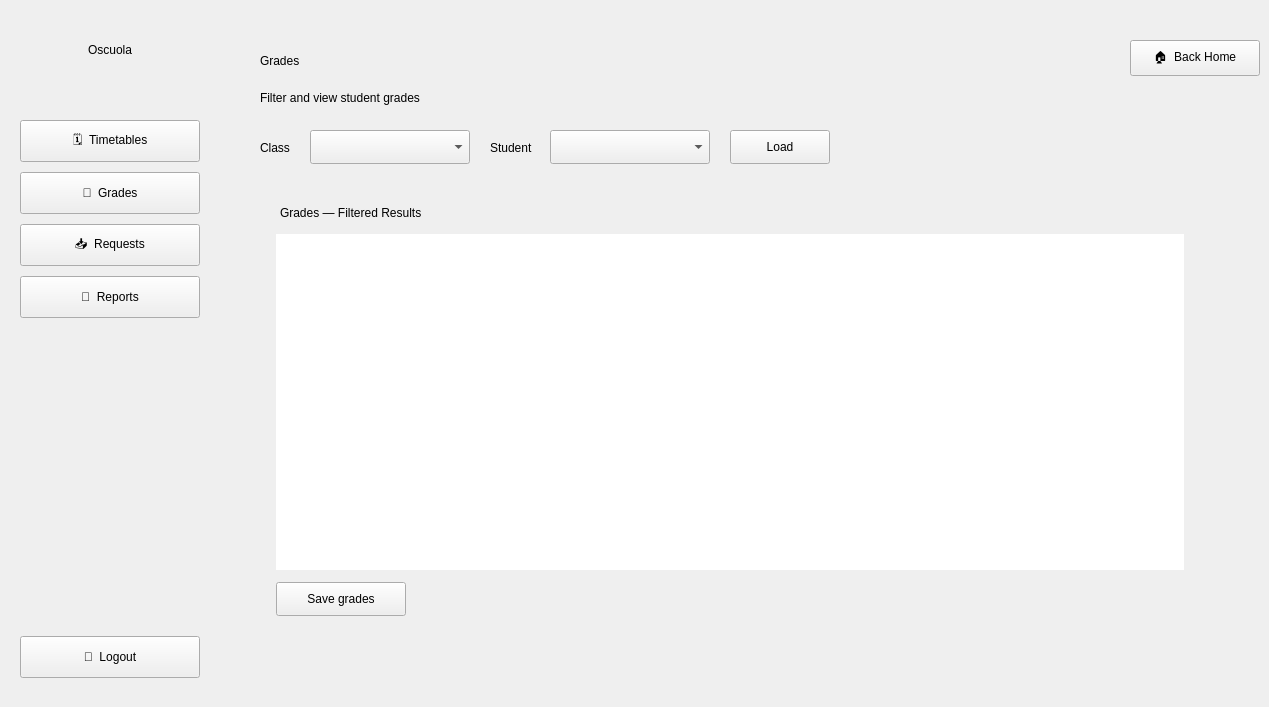
    <widget class="QWidget" name="grades_teacher">
     <widget class="QFrame" name="sidebar_teacher_3">
      <property name="geometry">
       <rect>
        <x>0</x>
        <y>0</y>
        <width>220</width>
        <height>698</height>
       </rect>
      </property>
      <widget class="QLabel" name="sidebar_title_teacher_3">
       <property name="geometry">
        <rect>
         <x>0</x>
         <y>30</y>
         <width>220</width>
         <height>40</height>
        </rect>
       </property>
       <property name="text">
        <string>Oscuola</string>
       </property>
       <property name="alignment">
        <set>Qt::AlignmentFlag::AlignCenter</set>
       </property>
      </widget>
      <widget class="QPushButton" name="timetable_but_teacher_3">
       <property name="geometry">
        <rect>
         <x>20</x>
         <y>120</y>
         <width>180</width>
         <height>42</height>
        </rect>
       </property>
       <property name="cursor">
        <cursorShape>PointingHandCursor</cursorShape>
       </property>
       <property name="text">
        <string>🗓️  Timetables</string>
       </property>
      </widget>
      <widget class="QPushButton" name="grades_button_teacher_3">
       <property name="geometry">
        <rect>
         <x>20</x>
         <y>172</y>
         <width>180</width>
         <height>42</height>
        </rect>
       </property>
       <property name="cursor">
        <cursorShape>PointingHandCursor</cursorShape>
       </property>
       <property name="text">
        <string>📘  Grades</string>
       </property>
      </widget>
      <widget class="QPushButton" name="requests_button_teacher_3">
       <property name="geometry">
        <rect>
         <x>20</x>
         <y>224</y>
         <width>180</width>
         <height>42</height>
        </rect>
       </property>
       <property name="cursor">
        <cursorShape>PointingHandCursor</cursorShape>
       </property>
       <property name="text">
        <string>📥  Requests</string>
       </property>
      </widget>
      <widget class="QPushButton" name="reports_button_teacher_3">
       <property name="geometry">
        <rect>
         <x>20</x>
         <y>276</y>
         <width>180</width>
         <height>42</height>
        </rect>
       </property>
       <property name="cursor">
        <cursorShape>PointingHandCursor</cursorShape>
       </property>
       <property name="text">
        <string>📄  Reports</string>
       </property>
      </widget>
      <widget class="QPushButton" name="logout_but_teacher_3">
       <property name="geometry">
        <rect>
         <x>20</x>
         <y>636</y>
         <width>180</width>
         <height>42</height>
        </rect>
       </property>
       <property name="cursor">
        <cursorShape>PointingHandCursor</cursorShape>
       </property>
       <property name="text">
        <string>🚪  Logout</string>
       </property>
      </widget>
     </widget>
     <widget class="QLabel" name="teacher_grades_title">
      <property name="geometry">
       <rect>
        <x>260</x>
        <y>36</y>
        <width>500</width>
        <height>50</height>
       </rect>
      </property>
      <property name="text">
       <string>Grades</string>
      </property>
     </widget>
     <widget class="QLabel" name="teacher_grades_subtitle">
      <property name="geometry">
       <rect>
        <x>260</x>
        <y>86</y>
        <width>600</width>
        <height>24</height>
       </rect>
      </property>
      <property name="text">
       <string>Filter and view student grades</string>
      </property>
     </widget>
     <widget class="QPushButton" name="back_home_btn_teacher_3">
      <property name="geometry">
       <rect>
        <x>1130</x>
        <y>40</y>
        <width>130</width>
        <height>36</height>
       </rect>
      </property>
      <property name="cursor">
       <cursorShape>PointingHandCursor</cursorShape>
      </property>
      <property name="text">
       <string>🏠  Back Home</string>
      </property>
     </widget>
     <widget class="QLabel" name="class_select_label_grades">
      <property name="geometry">
       <rect>
        <x>260</x>
        <y>136</y>
        <width>50</width>
        <height>24</height>
       </rect>
      </property>
      <property name="text">
       <string>Class</string>
      </property>
     </widget>
     <widget class="QComboBox" name="teacher_grades_class_combo">
      <property name="geometry">
       <rect>
        <x>310</x>
        <y>130</y>
        <width>160</width>
        <height>34</height>
       </rect>
      </property>
      <property name="cursor">
       <cursorShape>PointingHandCursor</cursorShape>
      </property>
     </widget>
     <widget class="QLabel" name="year_select_label_grades">
      <property name="geometry">
       <rect>
        <x>490</x>
        <y>136</y>
        <width>51</width>
        <height>24</height>
       </rect>
      </property>
      <property name="text">
       <string>Student</string>
      </property>
     </widget>
     <widget class="QComboBox" name="teacher_grades_student_combo">
      <property name="geometry">
       <rect>
        <x>550</x>
        <y>130</y>
        <width>160</width>
        <height>34</height>
       </rect>
      </property>
      <property name="cursor">
       <cursorShape>PointingHandCursor</cursorShape>
      </property>
     </widget>
     <widget class="QPushButton" name="teacher_grades_load_btn">
      <property name="geometry">
       <rect>
        <x>730</x>
        <y>130</y>
        <width>100</width>
        <height>34</height>
       </rect>
      </property>
      <property name="cursor">
       <cursorShape>PointingHandCursor</cursorShape>
      </property>
      <property name="text">
       <string>Load</string>
      </property>
     </widget>
     <widget class="QFrame" name="panel_grades_teacher">
      <property name="geometry">
       <rect>
        <x>260</x>
        <y>184</y>
        <width>940</width>
        <height>446</height>
       </rect>
      </property>
      <widget class="QLabel" name="panel_title_grades_teacher">
       <property name="geometry">
        <rect>
         <x>20</x>
         <y>16</y>
         <width>300</width>
         <height>26</height>
        </rect>
       </property>
       <property name="text">
        <string>Grades — Filtered Results</string>
       </property>
      </widget>
      <widget class="QTableWidget" name="teacher_grades_list">
       <property name="geometry">
        <rect>
         <x>16</x>
         <y>50</y>
         <width>908</width>
         <height>336</height>
        </rect>
       </property>
       <property name="frameShape">
        <enum>QFrame::Shape::NoFrame</enum>
       </property>
      </widget>
      <widget class="QPushButton" name="teacher_grades_save_btn">
       <property name="geometry">
        <rect>
         <x>16</x>
         <y>398</y>
         <width>130</width>
         <height>34</height>
        </rect>
       </property>
       <property name="cursor">
        <cursorShape>PointingHandCursor</cursorShape>
       </property>
       <property name="text">
        <string>Save grades</string>
       </property>
      </widget>
      <widget class="QLabel" name="teacher_grades_res">
       <property name="geometry">
        <rect>
         <x>160</x>
         <y>398</y>
         <width>600</width>
         <height>34</height>
        </rect>
       </property>
       <property name="text">
        <string/>
       </property>
      </widget>
     </widget>
    </widget>
